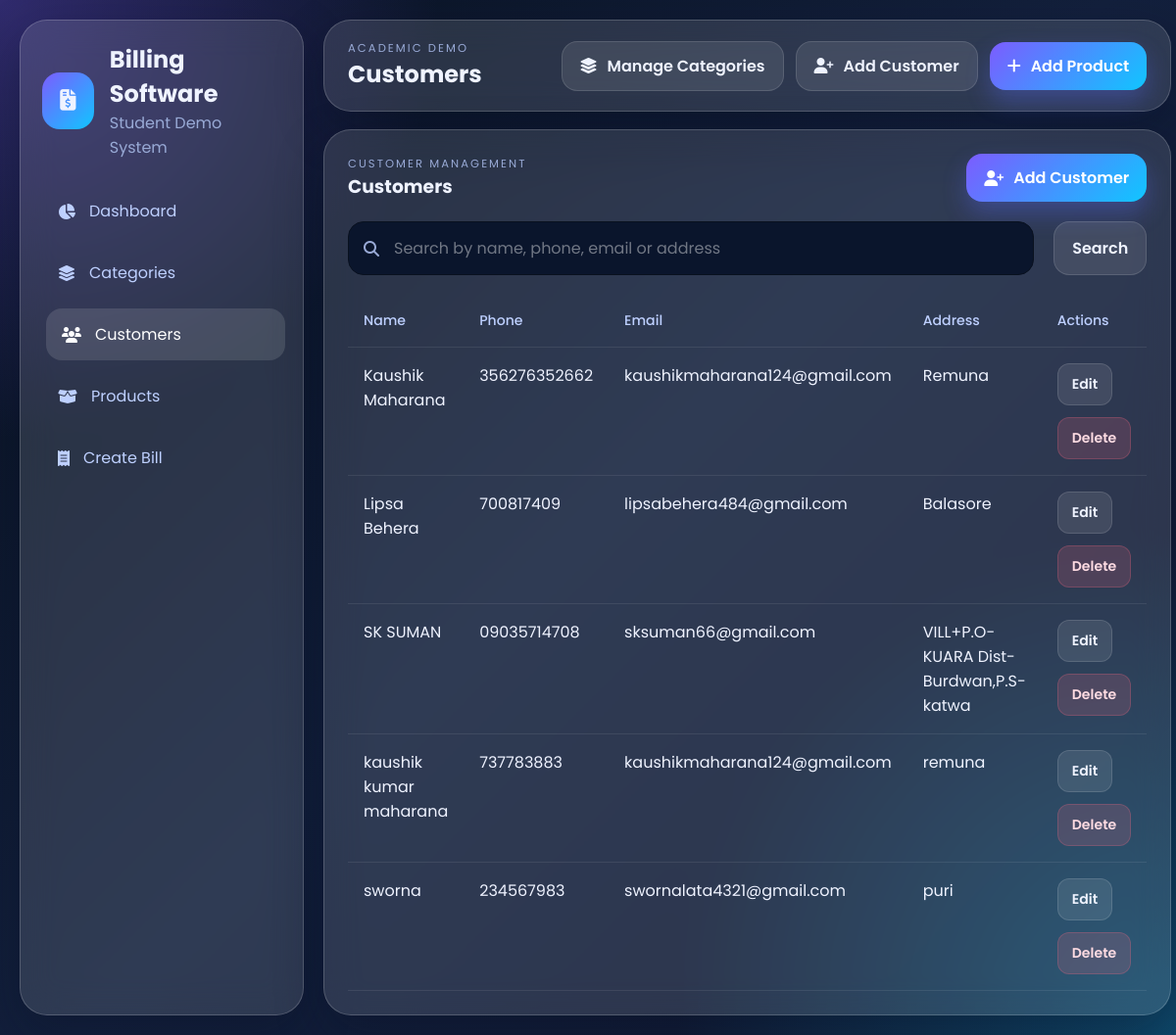
The app's page /customers/ with its own data.
### billing/models.py (models this page shows, shortened)
class Customer(models.Model):
    name = models.CharField(max_length=120)
    phone = models.CharField(max_length=20)
    email = models.EmailField(blank=True)
    address = models.TextField()
    created_at = models.DateTimeField(auto_now_add=True)
    class Meta:
        ordering = ["name"]

### billing/views.py (the view, shortened to what this page needs)
# urls.py: path("customers/", views.customers, name="customers"),
def customers(request):
    query = request.GET.get("q", "").strip()
    customer_list = Customer.objects.all()
    context = {
        "page_title": "Customers",
        "customers": customer_list,
        "query": query,
    }
    return render(request, "billing/customers.html", context)

### billing/context_processors.py (called while the page is built)
def sidebar_categories(request):
    return {
        "sidebar_categories": Category.objects.all()[:8],
    }

### billing/templates/billing/customers.html (shortened to what this page needs)
{% extends 'billing/base.html' %}
{% block content %}
<section class="glass-panel panel-card">
    <div class="section-title responsive-row">
        <div>
            <p class="eyebrow">Customer management</p>
            <h3>Customers</h3>
        </div>
        <a href="{% url 'billing:add_customer' %}" class="btn btn-primary">
            <i class="fa-solid fa-user-plus"></i>
            <span>Add Customer</span>
        </a>
    </div>
    <form method="get" class="toolbar-grid">
        <div class="search-box">
            <i class="fa-solid fa-magnifying-glass"></i>
            <input type="text" name="q" value="{{ query }}" placeholder="Search by name, phone, email or address">
        </div>
        <button type="submit" class="btn btn-light">Search</button>
    </form>
    {% if customers %}
        <div class="table-wrapper">
            <table class="data-table">
                <thead>
                    <tr>
                        <th>Name</th>
                        <th>Phone</th>
                        <th>Email</th>
                        <th>Address</th>
                        <th>Actions</th>
                    </tr>
                </thead>
                <tbody>
                    {% for customer in customers %}
                        <tr>
                            <td>{{ customer.name }}</td>
                            <td>{{ customer.phone }}</td>
                            <td>{{ customer.email|default:'—' }}</td>
                            <td>{{ customer.address }}</td>
                            <td>
                                <div class="action-buttons">
                                    <a href="{% url 'billing:edit_customer' customer.id %}" class="btn btn-sm btn-light">Edit</a>
                                    <form method="post" action="{% url 'billing:delete_customer' customer.id %}">
                                        <button type="submit" class="btn btn-sm btn-danger" onclick="return confirm('Delete this customer?')">Delete</button>
                                    </form>
                                </div>
                            </td>
                        </tr>
                    {% endfor %}
                </tbody>
            </table>
        </div>
    {% else %}
        <div class="empty-state">
            <i class="fa-solid fa-users"></i>
            <h4>No customers found</h4>
            <p>Add a customer to start generating bills.</p>
        </div>
    {% endif %}
</section>
{% endblock %}

### billing/static/billing/css/style.css (style rules this page uses)
:root { --bg-primary: #09111f; --bg-secondary: #101b33; --panel-bg: rgba(255, 255, 255, 0.12); --panel-border: rgba(255, 255, 255, 0.18); --text-main: #eff3ff; --text-soft: #bed0ff; --text-muted: #99aad6; --accent: #7c5cff; --accent-2: #10c6ff; --success: #24d39b; --danger: #ff6b81; --warning: #ffcb57; --shadow: 0 18px 50px rgba(5, 13, 32, 0.32); --radius-xl: 28px; --radius-lg: 22px; --radius-md: 16px; --radius-sm: 12px; }
* { box-sizing: border-box; }
body { margin: 0; min-height: 100vh; font-family: 'Poppins', sans-serif; color: var(--text-main); background: radial-gradient(circle at top left, rgba(124, 92, 255, 0.35), transparent 28%), radial-gradient(circle at bottom right, rgba(16, 198, 255, 0.28), transparent 32%), linear-gradient(135deg, #081120 0%, #13203d 50%, #0e1730 100%); }
a { color: inherit; text-decoration: none; }
button, input, select, textarea { font: inherit; }
button { cursor: pointer; border: none; }
.sidebar, .topbar, .panel-card, .alert, .hero-banner, .stat-card, .product-card, .info-card, .totals-box, .invoice-note { backdrop-filter: blur(18px); -webkit-backdrop-filter: blur(18px); }
.glass-panel { background: var(--panel-bg); border: 1px solid var(--panel-border); box-shadow: var(--shadow); border-radius: var(--radius-xl); }
.brand h1, .brand p, .section-title h3, .section-title p, .hero-banner h3, .hero-banner p, .topbar h2, .topbar p { margin: 0; }
.brand p, .eyebrow, .muted-text, .table-note, .simple-list-item span, .sidebar-footer p { color: var(--text-muted); }
.eyebrow { text-transform: uppercase; font-size: 0.72rem; letter-spacing: 0.18em; margin-bottom: 6px; }
.topbar-actions, .action-buttons, .form-actions, .invoice-actions { display: flex; flex-wrap: wrap; gap: 12px; align-items: center; }
.hero-banner, .panel-card { padding: 24px; }
.content-grid, .form-grid, .toolbar-grid, .invoice-grid, .invoice-footer { display: grid; gap: 20px; }
.section-title { display: flex; justify-content: space-between; align-items: flex-start; gap: 12px; margin-bottom: 20px; }
.responsive-row { align-items: center; }
.btn { display: inline-flex; align-items: center; justify-content: center; gap: 10px; padding: 12px 18px; border-radius: 16px; font-weight: 600; transition: 0.25s ease; }
.btn-primary { background: linear-gradient(135deg, var(--accent), var(--accent-2)); color: #fff; box-shadow: 0 12px 24px rgba(90, 109, 255, 0.32); }
.btn-light { background: rgba(255, 255, 255, 0.1); color: var(--text-main); border: 1px solid rgba(255, 255, 255, 0.12); }
.btn-danger { background: rgba(255, 107, 129, 0.16); color: #ffdce3; border: 1px solid rgba(255, 107, 129, 0.24); }
.btn-sm { padding: 10px 14px; border-radius: 12px; font-size: 0.88rem; }
input, select, textarea { width: 100%; padding: 14px 16px; border-radius: 16px; border: 1px solid #09111f; outline: none; background: #0a152c !important; color: var(--text-main); }
input::placeholder, textarea::placeholder { color: rgba(255, 255, 255, 0.42); }
.search-box { position: relative; }
.search-box i { position: absolute; left: 16px; top: 50%; transform: translateY(-50%); color: var(--text-muted); }
.search-box input { padding-left: 46px; }
.table-wrapper { width: 100%; overflow-x: auto; }
.data-table { width: 100%; border-collapse: collapse; min-width: 780px; }
.data-table th, .data-table td { padding: 16px; text-align: left; border-bottom: 1px solid rgba(255, 255, 255, 0.08); vertical-align: top; }
.data-table thead th { color: var(--text-soft); font-size: 0.88rem; font-weight: 500; }
.toolbar-grid { grid-template-columns: 1fr auto; margin-bottom: 20px; }

### records on screen
Customer: name "Kaushik Maharana", phone "356276352662", email "kaushikmaharana124@gmail.com", address "Remuna"
Customer: name "Lipsa Behera", phone "700817409", email "lipsabehera484@gmail.com", address "Balasore"
Customer: name "SK SUMAN", phone "09035714708", email "sksuman66@gmail.com", address "VILL+P.O-KUARA Dist-Burdwan,P.S-katwa"
Customer: name "kaushik kumar maharana", phone "737783883", email "kaushikmaharana124@gmail.com", address "remuna"
Customer: name "sworna", phone "234567983", email "swornalata4321@gmail.com", address "puri"

### other values on screen
{{ page_title|default:"Billing Dashboard" }} "Customers"
